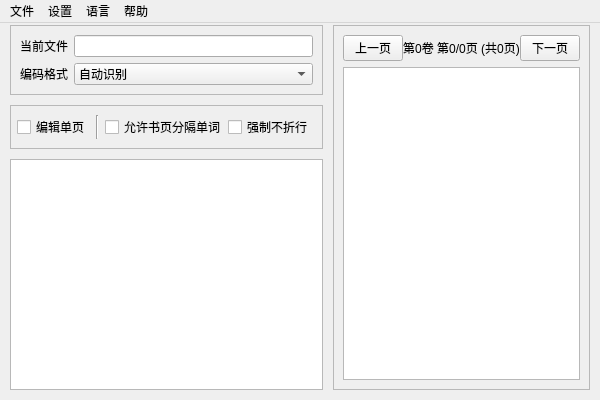
<?xml version="1.0" encoding="UTF-8"?>
<ui version="4.0">
 <class>MainWindow</class>
 <widget class="QMainWindow" name="MainWindow">
  <property name="geometry">
   <rect>
    <x>0</x>
    <y>0</y>
    <width>600</width>
    <height>400</height>
   </rect>
  </property>
  <property name="minimumSize">
   <size>
    <width>600</width>
    <height>400</height>
   </size>
  </property>
  <property name="windowTitle">
   <string>WrittenBookEditor</string>
  </property>
  <widget class="QWidget" name="centralwidget">
   <layout class="QHBoxLayout" name="horizontalLayout_2">
    <property name="spacing">
     <number>10</number>
    </property>
    <property name="leftMargin">
     <number>10</number>
    </property>
    <property name="topMargin">
     <number>2</number>
    </property>
    <property name="rightMargin">
     <number>10</number>
    </property>
    <property name="bottomMargin">
     <number>10</number>
    </property>
    <item>
     <layout class="QVBoxLayout" name="verticalLayout_left">
      <item>
       <widget class="QFrame" name="frame_file_options">
        <property name="frameShape">
         <enum>QFrame::StyledPanel</enum>
        </property>
        <property name="frameShadow">
         <enum>QFrame::Raised</enum>
        </property>
        <layout class="QFormLayout" name="formLayout_2">
         <property name="horizontalSpacing">
          <number>6</number>
         </property>
         <item row="0" column="0">
          <widget class="QLabel" name="lb_current_file">
           <property name="text">
            <string>当前文件</string>
           </property>
          </widget>
         </item>
         <item row="0" column="1">
          <widget class="QLineEdit" name="le_filepath">
           <property name="maximumSize">
            <size>
             <width>16777215</width>
             <height>25</height>
            </size>
           </property>
           <property name="text">
            <string/>
           </property>
           <property name="readOnly">
            <bool>true</bool>
           </property>
          </widget>
         </item>
         <item row="1" column="0">
          <widget class="QLabel" name="lb_encoding">
           <property name="text">
            <string>编码格式</string>
           </property>
          </widget>
         </item>
         <item row="1" column="1">
          <widget class="QComboBox" name="cmb_encoding">
           <property name="maximumSize">
            <size>
             <width>16777215</width>
             <height>25</height>
            </size>
           </property>
           <item>
            <property name="text">
             <string>自动识别</string>
            </property>
           </item>
           <item>
            <property name="text">
             <string>UTF-8</string>
            </property>
           </item>
           <item>
            <property name="text">
             <string>GBK</string>
            </property>
           </item>
           <item>
            <property name="text">
             <string>BIG5</string>
            </property>
           </item>
          </widget>
         </item>
        </layout>
       </widget>
      </item>
      <item>
       <widget class="QFrame" name="frame_book_options">
        <property name="frameShape">
         <enum>QFrame::StyledPanel</enum>
        </property>
        <property name="frameShadow">
         <enum>QFrame::Raised</enum>
        </property>
        <layout class="QHBoxLayout" name="horizontalLayout_3">
         <property name="leftMargin">
          <number>6</number>
         </property>
         <item>
          <widget class="QCheckBox" name="chk_edit_single_page">
           <property name="sizePolicy">
            <sizepolicy hsizetype="Maximum" vsizetype="Fixed">
             <horstretch>0</horstretch>
             <verstretch>0</verstretch>
            </sizepolicy>
           </property>
           <property name="toolTip">
            <string>编辑当前页面</string>
           </property>
           <property name="text">
            <string>编辑单页</string>
           </property>
          </widget>
         </item>
         <item>
          <widget class="Line" name="line">
           <property name="orientation">
            <enum>Qt::Vertical</enum>
           </property>
          </widget>
         </item>
         <item>
          <widget class="QCheckBox" name="chk_allow_page_split">
           <property name="sizePolicy">
            <sizepolicy hsizetype="Maximum" vsizetype="Fixed">
             <horstretch>0</horstretch>
             <verstretch>0</verstretch>
            </sizepolicy>
           </property>
           <property name="toolTip">
            <string>允许书页末尾出现的单词被分隔到两页</string>
           </property>
           <property name="text">
            <string>允许书页分隔单词</string>
           </property>
           <property name="checked">
            <bool>false</bool>
           </property>
           <property name="tristate">
            <bool>false</bool>
           </property>
          </widget>
         </item>
         <item>
          <widget class="QCheckBox" name="chk_force_no_wrap">
           <property name="sizePolicy">
            <sizepolicy hsizetype="Maximum" vsizetype="Fixed">
             <horstretch>0</horstretch>
             <verstretch>0</verstretch>
            </sizepolicy>
           </property>
           <property name="toolTip">
            <string>通过在行尾强制插入换行符来禁止折行</string>
           </property>
           <property name="text">
            <string>强制不折行</string>
           </property>
          </widget>
         </item>
        </layout>
       </widget>
      </item>
      <item>
       <widget class="QPlainTextEdit" name="txe_text"/>
      </item>
     </layout>
    </item>
    <item>
     <widget class="QFrame" name="frame_right">
      <property name="frameShape">
       <enum>QFrame::StyledPanel</enum>
      </property>
      <property name="frameShadow">
       <enum>QFrame::Raised</enum>
      </property>
      <layout class="QVBoxLayout" name="verticalLayout_2">
       <item>
        <layout class="QHBoxLayout" name="horizontalLayout">
         <property name="spacing">
          <number>0</number>
         </property>
         <item>
          <widget class="QPushButton" name="pbtn_last_page">
           <property name="minimumSize">
            <size>
             <width>0</width>
             <height>0</height>
            </size>
           </property>
           <property name="maximumSize">
            <size>
             <width>60</width>
             <height>16777215</height>
            </size>
           </property>
           <property name="text">
            <string>上一页</string>
           </property>
          </widget>
         </item>
         <item>
          <widget class="QLabel" name="lb_index">
           <property name="toolTip">
            <string>点击跳转到指定页面
上下滚动滚轮切换页面
按住 Shift 滚动快速切换页面</string>
           </property>
           <property name="text">
            <string>第0卷 第0/0页 (共0页)</string>
           </property>
           <property name="alignment">
            <set>Qt::AlignCenter</set>
           </property>
          </widget>
         </item>
         <item>
          <widget class="QPushButton" name="pbtn_next_page">
           <property name="maximumSize">
            <size>
             <width>60</width>
             <height>16777215</height>
            </size>
           </property>
           <property name="text">
            <string>下一页</string>
           </property>
          </widget>
         </item>
        </layout>
       </item>
       <item>
        <widget class="QGraphicsView" name="gv_book_view"/>
       </item>
      </layout>
     </widget>
    </item>
   </layout>
  </widget>
  <widget class="QMenuBar" name="menuBar">
   <property name="geometry">
    <rect>
     <x>0</x>
     <y>0</y>
     <width>600</width>
     <height>17</height>
    </rect>
   </property>
   <widget class="QMenu" name="menu_file">
    <property name="title">
     <string>文件</string>
    </property>
    <addaction name="action_new"/>
    <addaction name="separator"/>
    <addaction name="action_open_file"/>
    <addaction name="separator"/>
    <addaction name="action_save"/>
    <addaction name="action_save_as"/>
    <addaction name="separator"/>
    <addaction name="action_export"/>
   </widget>
   <widget class="QMenu" name="menu_help">
    <property name="title">
     <string>帮助</string>
    </property>
    <property name="toolTipsVisible">
     <bool>false</bool>
    </property>
    <addaction name="action_about"/>
   </widget>
   <widget class="QMenu" name="menu_settings">
    <property name="title">
     <string>设置</string>
    </property>
    <addaction name="action_force_unicode"/>
    <addaction name="action_jp_font"/>
   </widget>
   <widget class="QMenu" name="menu_lang">
    <property name="title">
     <string>语言</string>
    </property>
    <addaction name="action_chinese"/>
    <addaction name="action_english"/>
   </widget>
   <addaction name="menu_file"/>
   <addaction name="menu_settings"/>
   <addaction name="menu_lang"/>
   <addaction name="menu_help"/>
  </widget>
  <action name="action_open_file">
   <property name="checkable">
    <bool>false</bool>
   </property>
   <property name="text">
    <string>打开文件</string>
   </property>
   <property name="iconVisibleInMenu">
    <bool>false</bool>
   </property>
  </action>
  <action name="action_about">
   <property name="text">
    <string>关于</string>
   </property>
  </action>
  <action name="action_save">
   <property name="text">
    <string>保存...</string>
   </property>
  </action>
  <action name="action_save_as">
   <property name="text">
    <string>另存为...</string>
   </property>
  </action>
  <action name="action_new">
   <property name="text">
    <string>新建</string>
   </property>
  </action>
  <action name="actionMiniMessage">
   <property name="text">
    <string>MiniMessage</string>
   </property>
  </action>
  <action name="action_force_unicode">
   <property name="checkable">
    <bool>true</bool>
   </property>
   <property name="text">
    <string>强制使用Unicode字体</string>
   </property>
  </action>
  <action name="action_jp_font">
   <property name="checkable">
    <bool>true</bool>
   </property>
   <property name="text">
    <string>日本字形变体</string>
   </property>
  </action>
  <action name="action_allow_page_split">
   <property name="checkable">
    <bool>true</bool>
   </property>
   <property name="text">
    <string>允许书页分隔单词</string>
   </property>
  </action>
  <action name="action_export">
   <property name="text">
    <string>导出</string>
   </property>
  </action>
  <action name="action_chinese">
   <property name="text">
    <string>简体中文</string>
   </property>
  </action>
  <action name="action_english">
   <property name="text">
    <string>English</string>
   </property>
  </action>
 </widget>
 <resources/>
 <connections/>
</ui>
